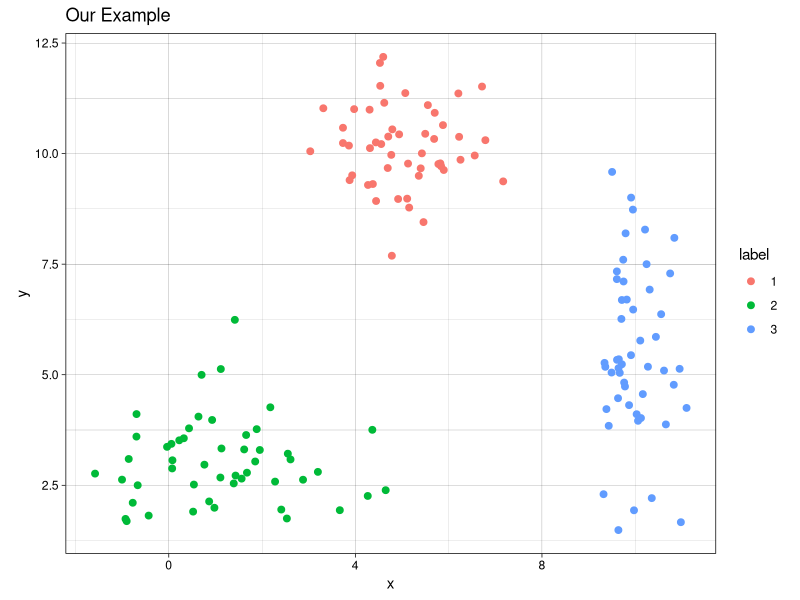
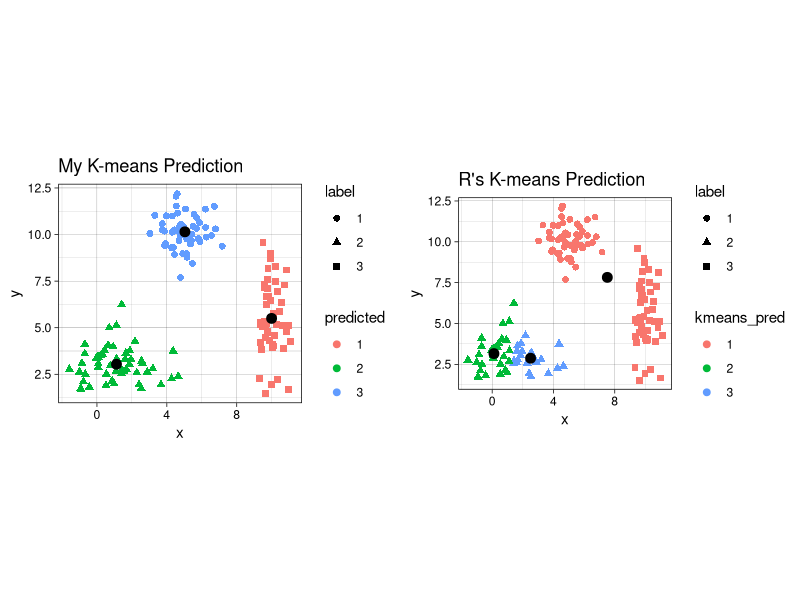
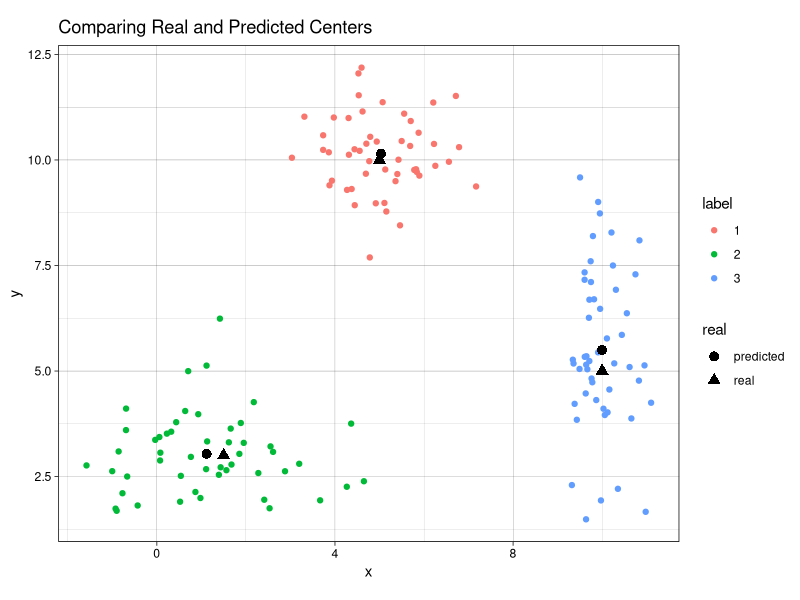
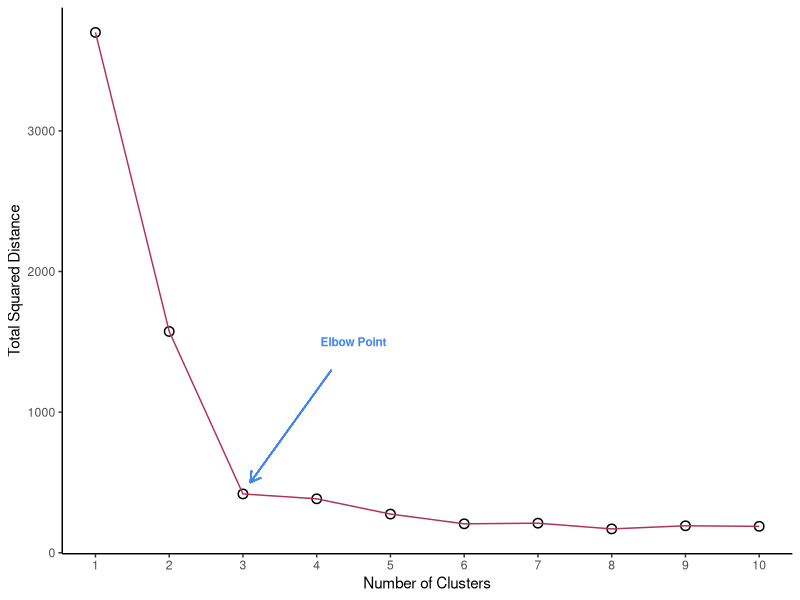
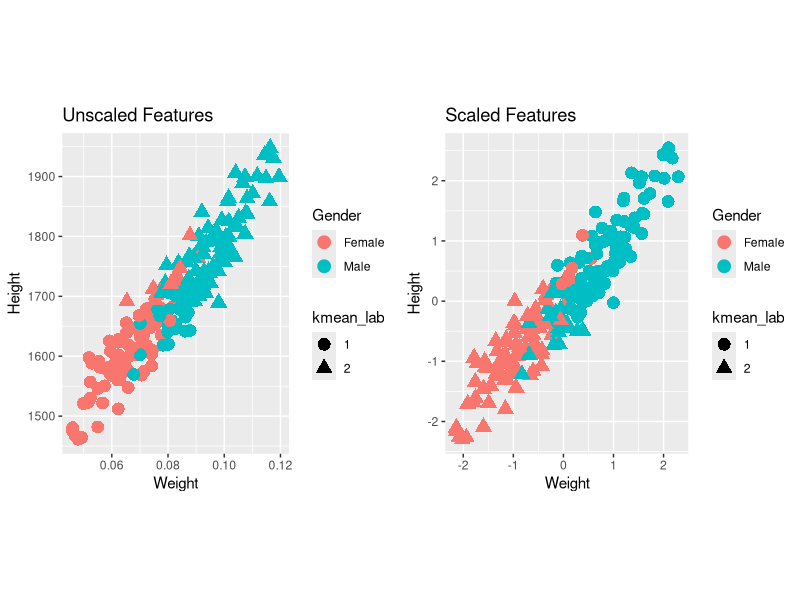

Write R code to recreate these figures, in order.
## ---- chunk 1
knitr::opts_chunk$set(
  fig.path = "images/"
)
## ---- chunk 2
# first create individual clusters with different distribution parameters
set.seed(123) # setting a seed for reproducibility

x1 <- rnorm(50, mean = 5, sd = 1)
y1 <- rnorm(50, mean = 10, sd = 1)
df1 <- data.frame(x = x1, y = y1, label = 1)

x2 <- rnorm(50, mean = 1.5, sd = 1.5)
y2 <- rnorm(50, mean = 3, sd = 1)
df2 <- data.frame(x = x2, y = y2, label = 2)

x3 <- rnorm(50, mean = 10, sd = 0.5)
y3 <- rnorm(50, mean = 5, sd = 2)
df3 <- data.frame(x = x3, y = y3, label = 3)

combined <- rbind(df1, df2, df3)
combined$label <- as.factor(combined$label) # label must be converted into a factor since it will be interpreted as a continuous variable, which it is not.
## ---- chunk 3
library(ggplot2)
th <- theme_linedraw() # setting the theme for the plots
tiff('./images/plot1.tiff', units="in", width=5, height=3, res=300)

ggplot(combined, aes(x= x, y = y)) +
  geom_point(aes(color=label), size = 2) +
  labs(title = "Our Example") + 
  th + theme(aspect.ratio = 0.8) 

garb <- dev.off()
## ---- chunk 4
my_kmeans <- function(df, n_clusters){ # the function will take a dataframe and num clusters as input
  # first, get the range of possible values to initiate random centers
  
  Z_hist <- data.frame()          # create history of Z and centers to see progress of iterations
  C_hist <- data.frame()
  
  Z <- rep(-1, nrow(df))     # Z are our indicator variable, we need to set placeholders for these variables that are different values. values don't matter as long as they are different from each other
 
   Z_new <- rep(0, nrow(df))  # these variables will tell the algorithm when to stop iterations
  
  centers <- array(0, dim = c(n_clusters, ncol(df)) ) # create a placeholder for centers array
  # now we can initialize random centers

  min <- min(df)
  max <- max(df)  
  for(row in seq(1, n_clusters)){
    for(col in seq(1, dim(centers)[2] ))
      centers[row, col] <- runif(1, min, max)
  }
  
  # now that we have the centers, we need to find differences between each point from each cluster
  # we will create a distance matrix
  
  Dist <- array(0, dim = c(nrow(df), n_clusters ) )
  
  iteration = 0 # keep track of iterations
  while(sum(Z-Z_new) !=0 ){ # keep iterating until Z and Z_new are equal
    
    Z_add <- data.frame(Z = Z_new, iteration = iteration)
    C_add <- data.frame(centers, iteration = iteration)
    
    Z_hist <- rbind(Z_hist, Z_add) # appending new iterations to keep track of the history
    C_hist <- rbind(C_hist, C_add)
    
    Z <- Z_new
    for(center in seq(1, nrow(centers))){
      distance <- apply(df, 1, function(x) sum((x - centers[center, ])^2) ) # compute euclidian distance 
      for(x in seq(1, length(distance))){
        Dist[x, center] <- distance[x] # filling in distance matrix with euclidian distances
      }
    }
    
    Z_new <- max.col(-Dist) # note that max.col function finds the column that has the maximum value.
                            # since we want to find the minimum distance, we invert by distance matrix
                            # by multiplying the whole matrix by -1. 
    
    # next, we need to move the centers since the center values for each cluster has changed
    
    for(center in seq(1, n_clusters)){
      for(var in seq(1, ncol(centers) )){
        if(sum(Z_new==center) ==0 ) centers[center, var] = centers[center, var]
        else centers[center, var] <- mean(df[Z_new == center, var])
      }
    }

    iteration = iteration + 1
  }
  # cat('Took', iteration - 1, 'iterations to converge!')
  Z_hist$prediction <- as.factor(Z_hist$Z)
  Z_new <- as.factor(Z_new)
  output <- list(Z_new, centers, Z_hist, C_hist)
  return(output)
}

## ---- chunk 5
library(gganimate)

no_labs = combined[,1:2]

prediction <- my_kmeans(no_labs, 3)
Z_hist <- cbind(combined, prediction[[3]])
c_hist <- prediction[[4]]

g <- ggplot(Z_hist, aes(x = x, y = y)) +
  geom_point(aes(color = prediction, shape = label), size = 1) +
  geom_point(data = c_hist, aes(x = X1, y = X2), size = 2) +
  labs(title = 'Iteration: {frame_time}') +
  th + theme(text = element_text(size = 5)) +
  transition_time(iteration) 

animate(g, nframes=  length(unique(Z_hist$iteration)), fps = 1,
        width = 1000, height=800, res = 300)
## ---- chunk 6
combined$predicted <- as.factor(prediction[[1]]) # remeber to convert the integer values to  factors
centers <- prediction[[2]]

kmeans <- kmeans(no_labs, 3)

combined$kmeans_pred <- as.factor(kmeans$cluster)

g1 <- ggplot(combined, aes(x = x, y = y)) + 
  geom_point(aes(color = predicted, shape = label), size = 2) +
  geom_point(data = data.frame(centers), aes(X1, X2), size = 3) +
  labs(title = 'My K-means Prediction') +
  th + theme(aspect.ratio = 0.9)

g2 <- ggplot(combined, aes(x=x , y = y)) +
  geom_point(aes(color = kmeans_pred, shape = label), size = 2) +
  geom_point(data = data.frame(data.frame(kmeans$centers)), aes(x, y), size = 3) +
  labs(title = "R's K-means Prediction") +
  th + theme(aspect.ratio = 0.9)

library(gridExtra) # import library to display graphs in a grid

tiff('./images/plot2.tiff', units="in", width=10, height=5, res=600)

grid.arrange(g1, g2, nrow=1, respect=TRUE)

garb <- dev.off()
## ---- chunk 7
predicted_centers <- tail(c_hist, 3)[,-3] # k-means predicted centers
predicted_centers$real <- 'predicted'

real_centers <- matrix(c(5,10,1.5,3,10,5), byrow = TRUE, ncol=2) # generated data from these centers
real_centers <- data.frame(real_centers)
real_centers$real <- 'real'

both_centers <- rbind(predicted_centers, real_centers)

tiff('./images/plot3.tiff', units="in", width=5, height=3, res=300)
 
ggplot(combined, aes(x = x, y = y)) +
  geom_point(aes(color = label)) +
  geom_point(data = both_centers, aes(x= X1,y= X2, shape = real), size = 3) +
  labs(title = 'Comparing Real and Predicted Centers') +
  th + theme(aspect.ratio = 0.8)

garb <- dev.off()
## ---- chunk 8

## ---- chunk 9
# first create function to determine total distance from clusters
# pass in the data (raw data), the predicted labels from k means, and the centers
find_distances <- function(data, predicted_labs, centers){
  # first prepare dataframes for computations
  merged <- cbind(data, center = predicted_labs) # combining the raw data with the predicted labs
  # center_lab <- data.frame(centers, center = 1:nrow(centers))
  #merged2 <- merge(merged1, center_lab)
  tot_sq_dist <- 0 # initialize total square distacnce
  
  for(cen in 1:nrow(centers)){
    cluster_points <- merged[merged$center==cen,  colnames(merged) != 'center']
    if(nrow(cluster_points)!=0){
      expand_centers <- matrix(rep(centers[cen,], nrow(cluster_points)), ncol = 2, byrow=TRUE)
      sq_dist <- sum((cluster_points - expand_centers)^2)
      tot_sq_dist <- tot_sq_dist + sq_dist
    }
  }
  return(tot_sq_dist)  
}

# testing function ...
# km <- my_kmeans(no_labs, 4)
# predicted_labs <- km[[1]]
# centers <- km[[2]]
# find_distances(no_labs, predicted_labs, centers)
## ---- chunk 10
lab_hist <- data.frame() # initialize histories
cen_hist <- data.frame()
dist_hist <- data.frame()

num_clusters <- 10
for(clusters in 1:num_clusters){
  km <- my_kmeans(no_labs, n_clusters = clusters)
  
  new_df <- no_labs
  new_df$pred <- km[[1]]
  new_df$num_clusters <- clusters
  
  centers <- data.frame(km[[2]])
  centers$num_clusters <- clusters
  
  lab_hist <- rbind(lab_hist, new_df)
  cen_hist <- rbind(cen_hist, centers)
  
  sq_dist <- find_distances(no_labs, new_df$pred,
                                    as.matrix(centers[,colnames(centers) != 'num_clusters']))
  sq_dist_df <- data.frame(sq_dist, num_clusters = clusters)
  dist_hist <- rbind(dist_hist, sq_dist_df)
}

tiff('./images/scree.tiff', units="px", width=1000, height=800, res=300)

ggplot(dist_hist, aes(x = num_clusters, y = sq_dist)) +
  geom_point(size=3) +
  geom_point(color = 'white', size = 2) +
  geom_line(color = 'maroon', size= 0.5) +
  xlab('Number of Clusters') + ylab('Total Squared Distance') +
  scale_x_continuous(breaks = 0:num_clusters+1) + theme_classic() +
  annotate("text", x = 4.5, y = 1500, label = "Elbow Point", size = 3, fontface=2,
           colour = '#4285f4') +
  geom_segment(aes(x=4.2, y=1300, xend = 3.1, yend = 500), arrow = arrow(length=unit(0.3, 'cm')),
               colour = '#4285f4')
  
garb <- dev.off()

# create the gif
g <- ggplot(lab_hist, aes(x,y)) +
  geom_point(aes(color = pred)) +
  geom_point(data = cen_hist, aes(X1, X2)) +
  labs(title = 'Number of Clusters: {frame_time}') +
  th + theme(text = element_text(size = 8), legend.position = 'none') +
  transition_time(num_clusters) 
  
animate(g, nframes =  num_clusters, fps = 1,
        width = 1000, height=800, res = 300)
## ---- chunk 11
library(knitr)
library(kableExtra)
h_w <- read.csv('./data/gender-height-weight.csv')[,c(1,4:5)]
colnames(h_w) = c('Gender', 'Height', 'Weight')
# sample observations, since harder to see with 10000 observations
h_w_sample <- h_w[sample(1:nrow(h_w), 200),]
# converting inches to feet for sake of demonstration
h_w_sample$Height = h_w_sample$Height*10
h_w_sample$Weight <- h_w_sample$Weight * 0.0011
h_w_sample$kmean_lab <- as.factor(kmeans(h_w_sample[,2:3], 2)$cluster)

h_w_scaled <- data.frame(scale(h_w_sample[2:3]))
h_w_scaled$Gender <- h_w_sample$Gender
h_w_scaled$kmean_lab <- as.factor(kmeans(h_w_scaled[,1:2], 2)$cluster)

g1 <- ggplot(h_w_sample, aes(x = Weight, y = Height)) + 
        geom_point(aes(color = Gender, shape = kmean_lab), size = 4) + 
        labs(title = "Unscaled Features")

g2 <- ggplot(h_w_scaled, aes(x = Weight, y = Height)) + 
        geom_point(aes(color = Gender, shape = kmean_lab), size = 4) +
        labs(title = "Scaled Features" )

tiff('./images/scaling.tiff', units="in", width=10, height=5, res=600)

grid.arrange(g1, g2, nrow=1, respect=TRUE)

garb <- dev.off()


t1 <- kable(table(h_w_sample$Gender, h_w_sample$kmean_lab), align = 'clc',
            caption = "Unscaled Features",
            format = "html") %>% kable_styling(full_width = F, position = "float_left")
t2 <- kable(table(h_w_scaled$Gender, h_w_scaled$kmean_lab), align = 'clc',
            caption = "Scaled Features",
            format = "html") %>% kable_styling(full_width = F, position = "right")
## ---- chunk 12
t1
t2
